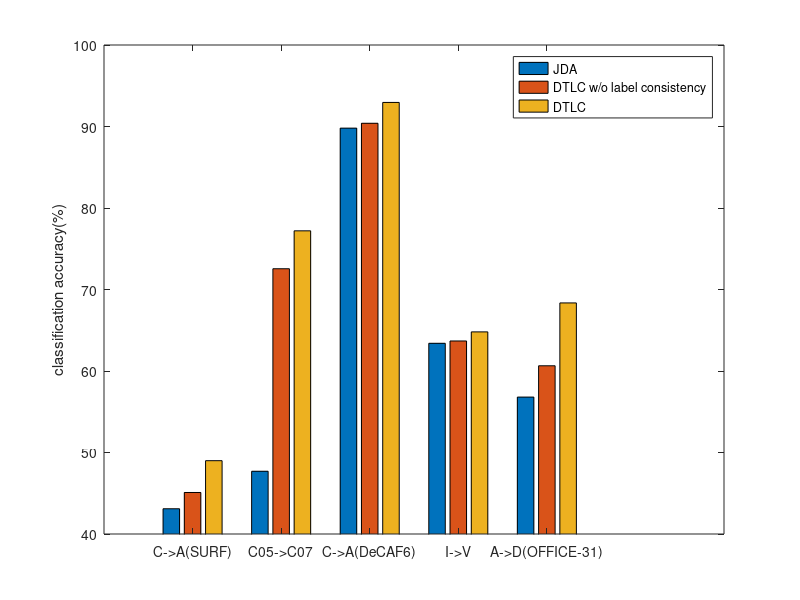

This chart was generated by the following MATLAB code:
clc
clear;
y=[43.1,45.0939,48.99657143;47.7 ,72.5490 ,77.2;89.8 90.3967 92.954;63.4,63.6848,64.8;56.8,60.6426,68.3533];
b=bar(y); %Draw a basic column chart
set(gca,'XTickLabel',{'C->A(SURF)','C05->C07','C->A(DeCAF6)','I->V','A->D(OFFICE-31)'}) %Name each set of data
legend('JDA','DTLC w/o label consistency','DTLC');%Name each category
axis([0,7,40,100])%Set the range of values for x and y axes
ylabel('classification accuracy(%)');%Set the y-axis label